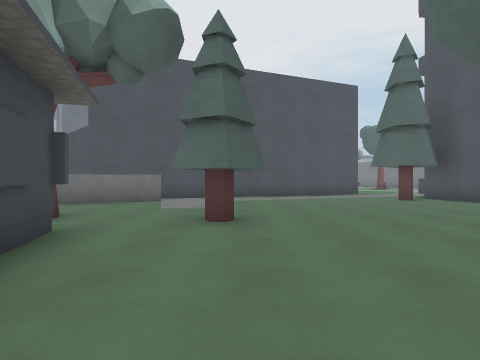
view 1 (above)

16 first-person views from a walk through a level from a Godot 3-D game. The camera is 1.2 m above the floor, looks level and sees 80° across. The floor is counted in squares, 2 m on a side. Each view is taken from the middle of a square. On the plan, view 1 faces up. The plan holds only what a view shows up to about 9 squares ahead; the rest is blank. The place goes on beyond the plan. Characters and animated objects are left out. Surface patterns are stand-ins for the level's own textures.

view 2
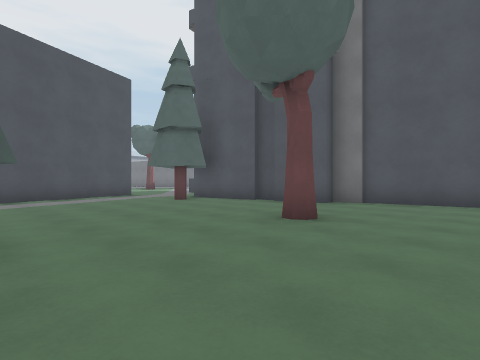

view 3
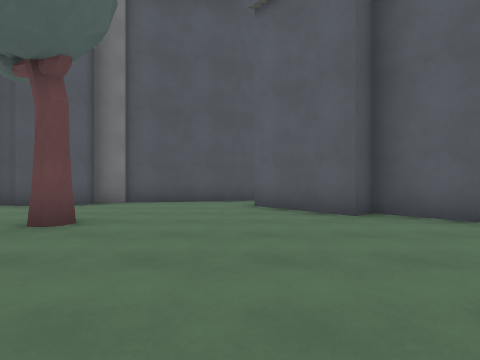

view 4
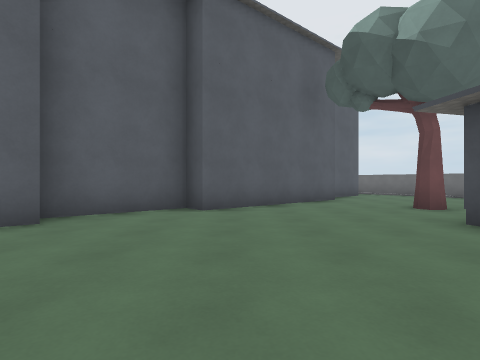

view 5
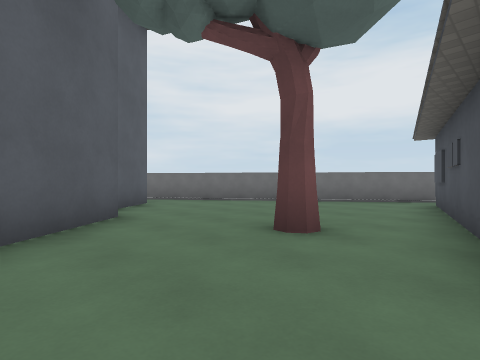

view 6
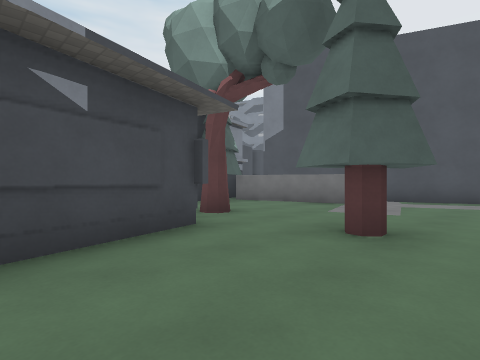

view 7
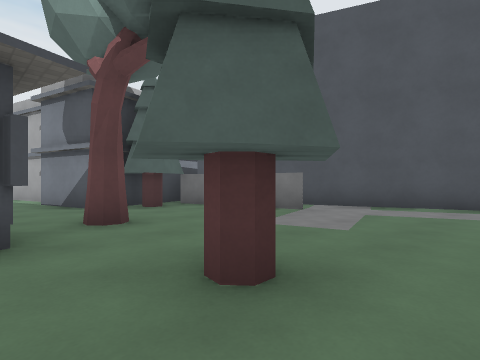

view 8
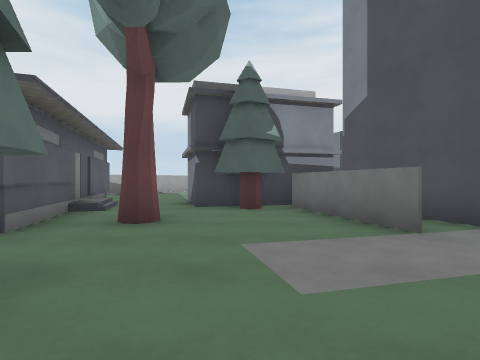

view 9
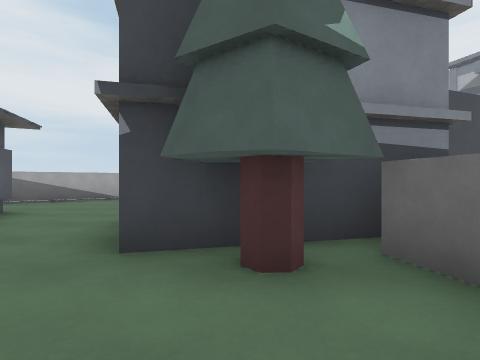

view 10
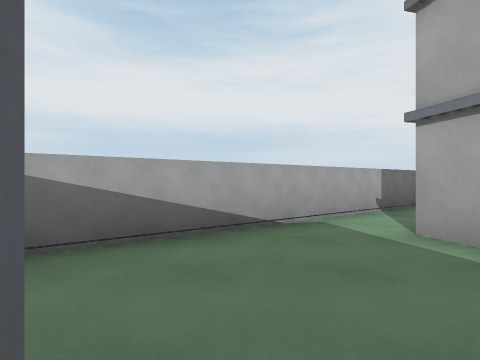

view 11
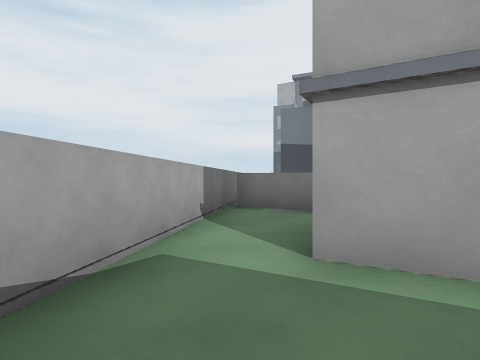

view 12
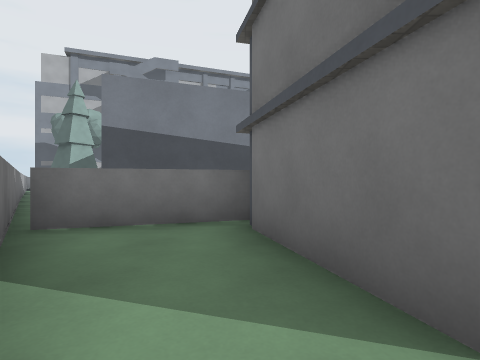

view 13
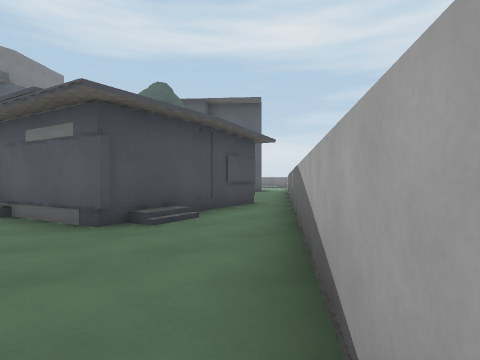

view 14
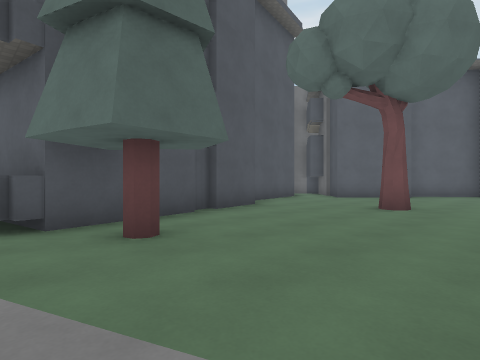

view 15
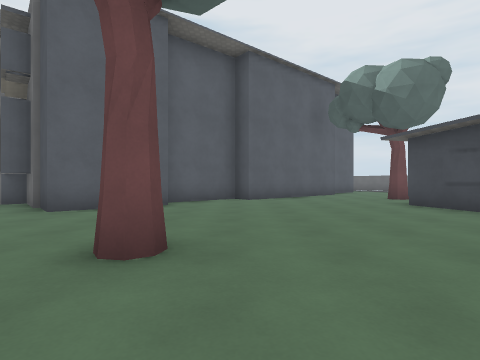

view 16
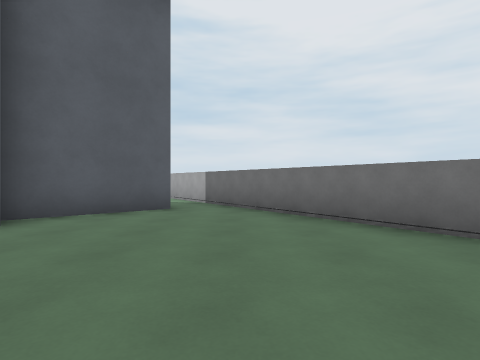

### Floor plan
Points are (right, up) in squares from view 1. A wall is a line through its corners. A room is listed if a view was taken in it or the views show most of it. See-through windows are left out.
Room 1 (views 1, 2, 3, 4, 5, 6, 7, 8, 9, 10, 11, 14, 15, 16)
walls: (-2.7, -1.3) (-7, -2.5); (-2.2, 8) (-5.3, 7.2); (-0.9, -5.7) (2.7, -2.6) (3.1, -3.1) (5.2, -1.4) (4.7, -0.9) (6.6, 0.7) (7.6, -0.6) (8.1, -0.1); (6.4, 6.7) (5.9, 9.5); (6.8, 6.1) (6.6, 6.9); (-8.2, 1.8) (-2.2, 3.4) (-1, -0.9); (8.2, 1) (7.5, 4.8) (6.8, 4.6) (6.5, 6.2); (0.9, 10.5) (-5.1, 8.2); (-8.4, 4.7) (-11.2, 3.9); (-6.3, 8.4) (-5.3, 5) (-7.3, 4.5); (-7.9, -2.9) (-4, -8.1); (5.9, 9.2) (7.5, 9.5); (-2.6, -8) (-0.5, -6.2); (-11.8, 2.4) (-10.2, 0.2)
ways out: opening at (-11, 3) to room 2; opening at (-9, 1); opening at (-3, -8)
objects: pine tree (-5, 6); tree (-3, 4); tree (-2, -3); pine tree (-1, 4) to (0, 5); tree (4, 3); pine tree (5, 9)
Room 2 (views 12, 13)
walls: (-11.2, 3.9) (-11.9, 6.9); (-11.8, 7.3) (-14.5, 6.4); (-15, 6.7) (-11.8, 2.4); (-11.8, 8.7) (-14.3, 7.7)
ways out: opening at (-11, 3) to room 1

Where each view was taken, in squares from view 1:
view 1: 0 up, 0 right, facing up
view 2: 1 up, 0 right, facing up-right
view 3: 1 up, 0 right, facing right
view 4: 3 up, 2 right, facing down
view 5: 1 down, 1 right, facing down-left
view 6: 1 up, 1 right, facing up-left
view 7: 3 up, 1 right, facing up-left
view 8: 6 up, 1 right, facing left
view 9: 6 up, 3 left, facing left
view 10: 2 up, 8 left, facing left
view 11: 2 up, 10 left, facing up-left
view 12: 3 up, 12 left, facing up
view 13: 3 up, 12 left, facing down-right
view 14: 10 up, 2 right, facing down-right
view 15: 6 up, 3 right, facing down
view 16: 2 down, 4 left, facing down
